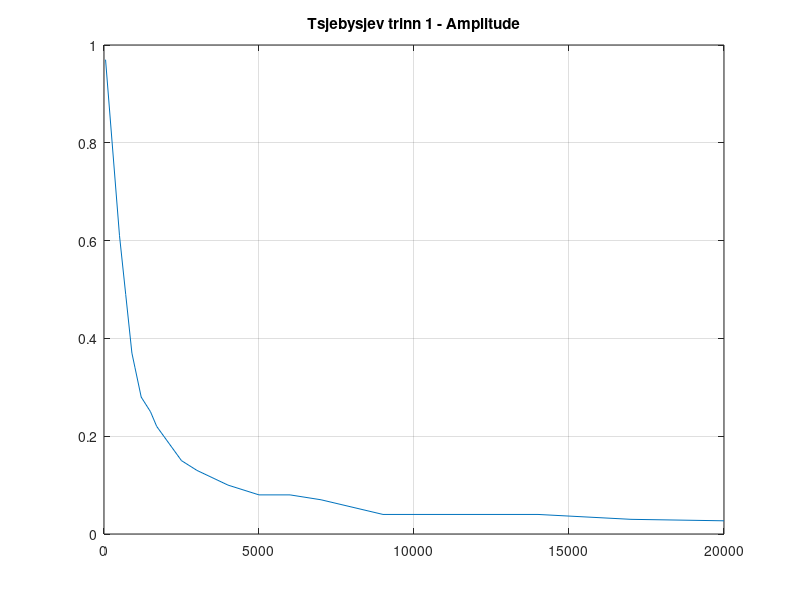

Source code (MATLAB):

f = [50 500 700 900 1000 1200 1500 1700 2500 3000 4000 5000 6000 7000 9000 14000 17000 20000];
A = [0.97 0.61 0.49 0.37 0.34 0.28 0.25 0.22 0.15 0.13 0.10 0.08 0.08 0.07 0.04 0.04 0.03 0.027];
plot(f, A)
grid on;
title('Tsjebysjev trinn 1 - Amplitude');